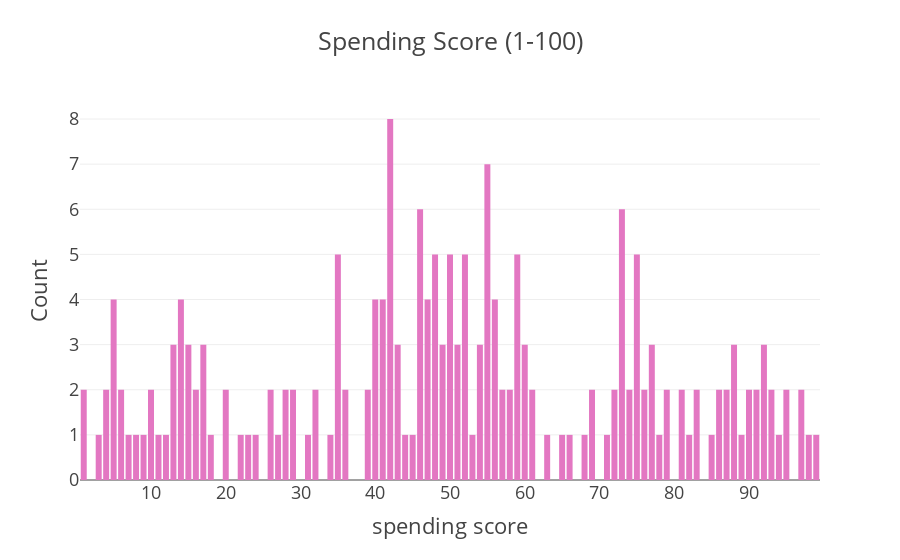

Notebook code cell kept with this figure:
### Code cell
col='Spending Score (1-100)'
v2=x[col].value_counts().reset_index()
v2=v2.rename(columns={col:'count','index':col})
v2['percent']=v2['count'].apply(lambda x : 100*x/sum(v2['count']))
v2=v2.sort_values(col)
trace1 = go.Bar(x=v2[col], y=v2["count"], name="Emb",  marker=dict(color="#e377c2"))
layout={'title':"Spending Score (1-100)",'xaxis':{'title':"spending score"},'yaxis':{'title':"Count"}}
fig = go.Figure(data=[trace1], layout=layout)
fig.layout.template='presentation'
iplot(fig)

### Figure 1 — Plotly figure (JSON) as saved in the notebook; plotly's stock layout.template omitted (floating-point values rounded to 4 significant figures)
{"data": [{"marker": {"color": "#e377c2"}, "name": "Emb", "type": "bar", "x": [1, 3, 4, 5, 6, 7, 8, 9, 10, 11, 12, 13, 14, 15, 16, 17, 18, 20, 22, 23, 24, 26, 27, 28, 29, 31, 32, 34, 35, 36, 39, 40, 41, 42, 43, 44, 45, 46, 47, 48, 49, 50, 51, 52, 53, 54, 55, 56, 57, 58, 59, 60, 61, 63, 65, 66, 68, 69, 71, 72, 73, 74, 75, 76, 77, 78, 79, 81, 82, 83, 85, 86, 87, 88, 89, 90, 91, 92, 93, 94, 95, 97, 98, 99], "y": [2, 1, 2, 4, 2, 1, 1, 1, 2, 1, 1, 3, 4, 3, 2, 3, 1, 2, 1, 1, 1, 2, 1, 2, 2, 1, 2, 1, 5, 2, 2, 4, 4, 8, 3, 1, 1, 6, 4, 5, 3, 5, 3, 5, 1, 3, 7, 4, 2, 2, 5, 3, 2, 1, 1, 1, 1, 2, 1, 2, 6, 2, 5, 2, 3, 1, 2, 2, 1, 2, 1, 2, 2, 3, 1, 2, 2, 3, 2, 1, 2, 2, 1, 1]}], "layout": {"title": {"text": "Spending Score (1-100)"}, "xaxis": {"title": {"text": "spending score"}}, "yaxis": {"title": {"text": "Count"}}}}
